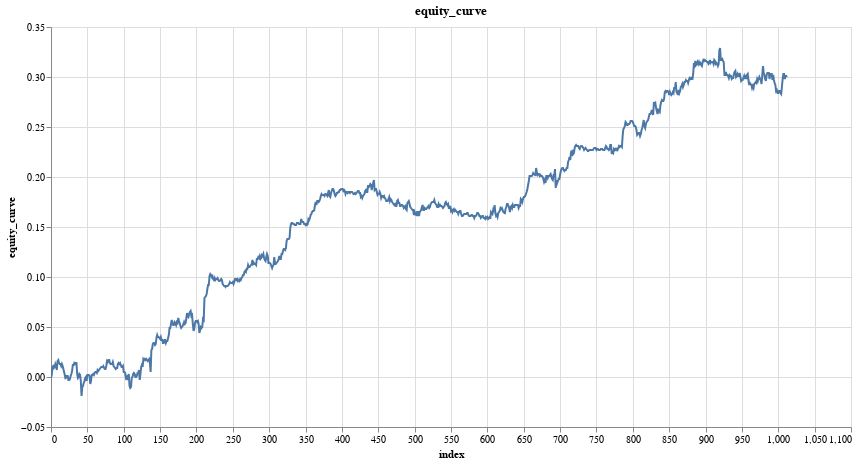

The cell this chart's notebook holds for it:
### Code cell
research.plot_column(model_trades, 'equity_curve')

### Figure 1 — Vega specification as saved in the notebook (floating-point values rounded to 4 significant figures; data arrays with more than 128 entries replaced by an {"elided": "..."} marker saying what was removed)
{"$schema": "https://vega.github.io/schema/vega/v5.json", "data": [{"name": "param_9_store"}, {"name": "source_0", "values": {"elided": "1013 records"}}, {"name": "source_0_x_domain_index", "values": [{"min": 0, "max": 1012}]}, {"name": "source_0_y_domain_equity_curve", "values": [{"min": -0.019, "max": 0.329}]}], "signals": [{"name": "unit", "value": {}, "on": [{"events": "pointermove", "update": "isTuple(group()) ? group() : unit"}]}, {"name": "param_9", "update": "vlSelectionResolve(\"param_9_store\", \"union\")"}, {"name": "param_9_index", "on": [{"events": [{"source": "view", "type": "dblclick"}], "update": "null"}, {"events": {"signal": "param_9_translate_delta"}, "update": "panLinear(param_9_translate_anchor.extent_x, -param_9_translate_delta.x / width)"}, {"events": {"signal": "param_9_zoom_delta"}, "update": "zoomLinear(domain(\"x\"), param_9_zoom_anchor.x, param_9_zoom_delta)"}]}, {"name": "param_9_equity_curve", "on": [{"events": [{"source": "view", "type": "dblclick"}], "update": "null"}, {"events": {"signal": "param_9_translate_delta"}, "update": "panLinear(param_9_translate_anchor.extent_y, param_9_translate_delta.y / height)"}, {"events": {"signal": "param_9_zoom_delta"}, "update": "zoomLinear(domain(\"y\"), param_9_zoom_anchor.y, param_9_zoom_delta)"}]}, {"name": "param_9_tuple", "on": [{"events": [{"signal": "param_9_index || param_9_equity_curve"}], "update": "param_9_index && param_9_equity_curve ? {unit: \"\", fields: param_9_tuple_fields, values: [param_9_index,param_9_equity_curve]} : null"}]}, {"name": "param_9_tuple_fields", "value": [{"field": "index", "channel": "x", "type": "R"}, {"field": "equity_curve", "channel": "y", "type": "R"}]}, {"name": "param_9_translate_anchor", "value": {}, "on": [{"events": [{"source": "scope", "type": "pointerdown"}], "update": "{x: x(unit), y: y(unit), extent_x: domain(\"x\"), extent_y: domain(\"y\")}"}]}, {"name": "param_9_translate_delta", "value": {}, "on": [{"events": [{"source": "window", "between": [{"source": "scope", "type": "pointerdown"}, {"source": "window", "type": "pointerup"}], "consume": true, "type": "pointermove"}], "update": "{x: param_9_translate_anchor.x - x(unit), y: param_9_translate_anchor.y - y(unit)}"}]}, {"name": "param_9_zoom_anchor", "on": [{"events": [{"source": "scope", "consume": true, "type": "wheel"}], "update": "{x: invert(\"x\", x(unit)), y: invert(\"y\", y(unit))}"}]}, {"name": "param_9_zoom_delta", "on": [{"events": [{"source": "scope", "type": "wheel", "consume": true}], "update": "pow(1.001, event.deltaY * pow(16, event.deltaMode))", "force": true}]}, {"name": "param_9_modify", "on": [{"events": {"signal": "param_9_tuple"}, "update": "modify(\"param_9_store\", param_9_tuple, true)"}]}], "marks": [{"type": "line", "name": "marks", "from": {"data": "source_0"}, "sort": {"field": "x"}, "encode": {"update": {"defined": {"signal": "isValid(datum[\"index\"]) && isFinite(+datum[\"index\"]) && isValid(datum[\"equity_curve\"]) && isFinite(+datum[\"equity_curve\"])"}, "x": {"field": "index", "scale": "x"}, "stroke": {"value": "#4c78a8"}, "y": {"field": "equity_curve", "scale": "y"}, "tooltip": {"signal": "{\"index\": format(datum[\"index\"], \"\"), \"equity_curve\": format(datum[\"equity_curve\"], \"\")}"}}}, "style": ["line"], "interactive": true, "clip": true}], "scales": [{"name": "x", "type": "linear", "domain": [{"signal": "(data(\"source_0_x_domain_index\")[0] || {}).min"}, {"signal": "(data(\"source_0_x_domain_index\")[0] || {}).max"}], "range": [0, {"signal": "width"}], "zero": false, "domainRaw": {"signal": "param_9[\"index\"]"}, "nice": true}, {"name": "y", "type": "linear", "domain": [{"signal": "(data(\"source_0_y_domain_equity_curve\")[0] || {}).min"}, {"signal": "(data(\"source_0_y_domain_equity_curve\")[0] || {}).max"}], "range": [{"signal": "height"}, 0], "nice": true, "domainRaw": {"signal": "param_9[\"equity_curve\"]"}, "zero": true}], "axes": [{"scale": "x", "grid": true, "gridScale": "y", "ticks": false, "labels": false, "aria": false, "domain": false, "tickCount": {"signal": "ceil(width/40)"}, "minExtent": 0, "maxExtent": 0, "zindex": 0, "orient": "bottom"}, {"scale": "y", "minExtent": 0, "maxExtent": 0, "labels": false, "gridScale": "x", "aria": false, "orient": "left", "tickCount": {"signal": "ceil(height/40)"}, "ticks": false, "zindex": 0, "domain": false, "grid": true}, {"scale": "x", "orient": "bottom", "grid": false, "labelFlush": true, "title": "index", "tickCount": {"signal": "ceil(width/40)"}, "zindex": 0, "labelOverlap": true}, {"scale": "y", "title": "equity_curve", "labelOverlap": true, "tickCount": {"signal": "ceil(height/40)"}, "zindex": 0, "grid": false, "orient": "left"}], "title": {"text": "equity_curve", "frame": "group"}, "style": "cell", "height": 400, "padding": 5, "width": 800, "background": "white"}
